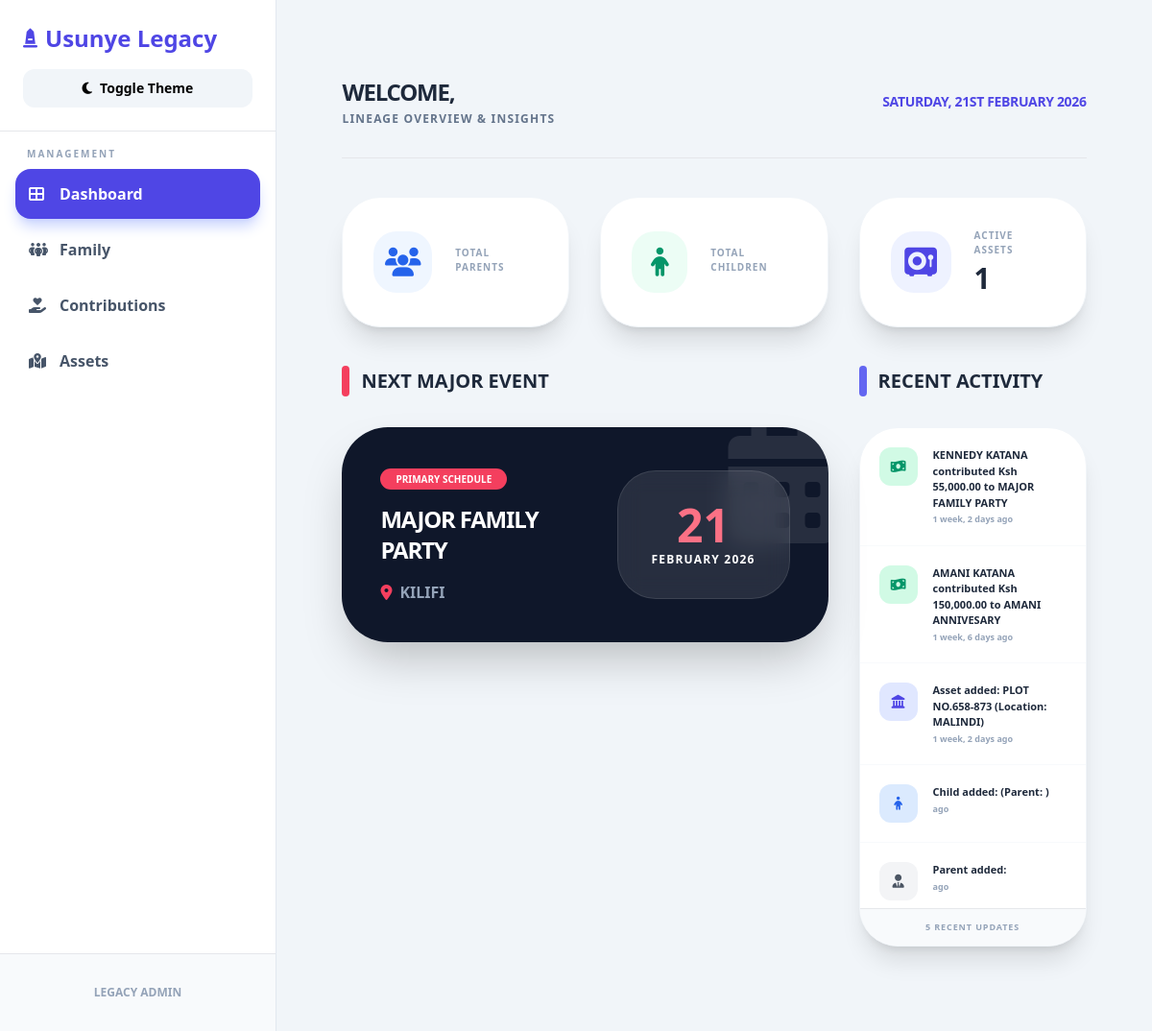
/dashboard/, run on the app's committed database.
### lineage/models.py (models this page shows, shortened)
class Event(models.Model):
    title = models.CharField(max_length=200)
    type = models.ForeignKey(EventType, on_delete=models.SET_NULL, null=True)
    family_name = models.CharField(max_length=200)
    location = models.CharField(max_length=200)
    date = models.DateField()
    goal_amount = models.DecimalField(max_digits=12, decimal_places=2)
    is_active = models.BooleanField(default=True)

class Contribution(models.Model):
    event = models.ForeignKey(Event, related_name='contributions', on_delete=models.CASCADE)
    family = models.ForeignKey(Family, related_name='contributions', on_delete=models.SET_NULL, null=True, blank=True)
    member_name = models.CharField(max_length=200)
    amount = models.DecimalField(max_digits=12, decimal_places=2)
    created_at = models.DateTimeField(auto_now_add=True)

class Asset(models.Model):
    title = models.CharField(max_length=200)
    category = models.ForeignKey(AssetCategory, on_delete=models.SET_NULL, null=True, blank=True, related_name='assets')
    valuation = models.DecimalField(max_digits=15, decimal_places=2)
    location = models.CharField(max_length=200, blank=True, null=True)
    size = models.CharField(max_length=100, blank=True, null=True)
    description = models.TextField(blank=True, null=True)
    created_at = models.DateTimeField(auto_now_add=True)

### lineage/views.py (the view)
# urls.py: path('dashboard/', views.dashboard, name='dashboard'),
def dashboard(request):
    total_assets = Asset.objects.count()
    upcoming_event = Event.objects.filter(date__gte=timezone.now()).order_by('date').first()
    recent_contribs = Contribution.objects.select_related('event').all().order_by('-created_at')
    recent_assets = Asset.objects.all().order_by('-created_at')
    combined_activities = []
    for c in recent_contribs:
        combined_activities.append({
            'type': 'contribution',
            'name': c.member_name,
            'amount': c.amount,
            'event_name': c.event.title if c.event else '',
            'asset_name': '',
            'location': '',
            'created_at': c.created_at,
        })
    for a in recent_assets:
        combined_activities.append({
            'type': 'asset',
            'name': '',
            'amount': None,
            'event_name': '',
            'asset_name': a.title,
            'location': a.location or 'Unknown',
            'created_at': a.created_at,
        })
        combined_activities.append({
            'type': 'child',
            'amount': None,
            'event_name': '',
            'asset_name': '',
        })
        combined_activities.append({
            'type': 'parent',
            'amount': None,
            'event_name': '',
            'asset_name': '',
            'location': '',
        })
    recent_activities = combined_activities[:5]
    context = {
        'total_assets': total_assets,
        'upcoming_event': upcoming_event,
        'recent_activities': recent_activities,
    }
    return render(request, 'lineage/dashboard.html', context)

### lineage/templates/lineage/dashboard.html (shortened to what this page needs)
{% extends 'lineage/base.html' %}
{% load humanize %}
{% block content %}
<div class="animate__animated animate__fadeIn space-y-10 max-w-[95%] mx-auto pb-10">
    <div class="flex flex-col md:flex-row md:items-center justify-between gap-4 border-b dark:border-slate-800 pb-8">
        <div>
            <h2 class="text-2xl font-black text-slate-800 dark:text-white tracking-tighter uppercase">
                Welcome,
            </h2>
            <p class="text-slate-500 dark:text-slate-400 font-bold uppercase text-xs tracking-widest mt-1">
                Lineage Overview & Insights
            </p>
        </div>
        <div class="text-right">
            <p class="text-indigo-600 dark:text-indigo-400 font-black text-sm uppercase tracking-tight">
                {% now "l, jS F Y" %}
            </p>
        </div>
    </div>
    <div class="grid grid-cols-1 md:grid-cols-2 lg:grid-cols-3 gap-8">
        <div class="bg-white dark:bg-slate-900 p-8 rounded-[2.5rem] border border-slate-100 dark:border-slate-800 shadow-xl flex items-center gap-6">
            <div class="w-16 h-16 bg-blue-50 dark:bg-blue-900/30 text-blue-600 rounded-3xl flex items-center justify-center text-3xl">
                <i class="fas fa-users"></i>
            </div>
            <div>
                <p class="text-[10px] font-black text-slate-400 uppercase tracking-widest mb-1">Total Parents</p>
            </div>
        </div>
        <div class="bg-white dark:bg-slate-900 p-8 rounded-[2.5rem] border border-slate-100 dark:border-slate-800 shadow-xl flex items-center gap-6">
            <div class="w-16 h-16 bg-emerald-50 dark:bg-emerald-900/30 text-emerald-600 rounded-3xl flex items-center justify-center text-3xl">
                <i class="fas fa-child"></i>
            </div>
            <div>
                <p class="text-[10px] font-black text-slate-400 uppercase tracking-widest mb-1">Total Children</p>
            </div>
        </div>
        <div class="bg-white dark:bg-slate-900 p-8 rounded-[2.5rem] border border-slate-100 dark:border-slate-800 shadow-xl flex items-center gap-6">
            <div class="w-16 h-16 bg-indigo-50 dark:bg-indigo-900/30 text-indigo-600 rounded-3xl flex items-center justify-center text-3xl">
                <i class="fas fa-vault"></i>
            </div>
            <div>
                <p class="text-[10px] font-black text-slate-400 uppercase tracking-widest mb-1">Active Assets</p>
                <h3 class="text-3xl font-black text-slate-800 dark:text-white">{{ total_assets }}</h3>
            </div>
        </div>
    </div>
    <div class="grid grid-cols-1 lg:grid-cols-3 gap-8">
        <div class="lg:col-span-2 space-y-8">
            <h4 class="text-xl font-black text-slate-800 dark:text-white uppercase flex items-center gap-3">
                <span class="w-2 h-8 bg-rose-500 rounded-full"></span> Next Major Event
            </h4>
            {% if upcoming_event %}
            <div class="relative group overflow-hidden bg-slate-900 rounded-[3rem] p-10 text-white shadow-2xl">
                <div class="absolute top-0 right-0 p-8 opacity-10 text-9xl transform translate-x-10 -translate-y-10 group-hover:scale-110 transition-transform">
                    <i class="fas fa-calendar-alt"></i>
                </div>
                <div class="relative z-10 flex flex-col md:flex-row justify-between items-center gap-8">
                    <div class="space-y-4">
                        <span class="px-4 py-1 bg-rose-500 text-[10px] font-black uppercase rounded-full">Primary Schedule</span>
                        <h3 class="text-2xl font-black tracking-tighter uppercase">{{ upcoming_event.title }}</h3>
                        <p class="text-slate-400 font-bold flex items-center gap-2">
                            <i class="fas fa-map-marker-alt text-rose-500"></i> {{ upcoming_event.location }}
                        </p>
                    </div>
                    <div class="bg-white/10 backdrop-blur-md rounded-[2.5rem] p-8 text-center min-w-[180px] border border-white/10">
                        <p class="text-rose-400 text-5xl font-black mb-1">{{ upcoming_event.date|date:"d" }}</p>
                        <p class="text-xs font-black uppercase tracking-widest">{{ upcoming_event.date|date:"F Y" }}</p>
                    </div>
                </div>
            </div>
            {% else %}
            <div class="bg-slate-100 dark:bg-slate-800/50 border-2 border-dashed border-slate-200 dark:border-slate-700 rounded-[3rem] p-20 text-center">
                <p class="text-slate-400 font-bold uppercase text-sm italic">No events currently scheduled.</p>
            </div>
            {% endif %}
        </div>
        <div class="space-y-8">
            <h4 class="text-xl font-black text-slate-800 dark:text-white uppercase flex items-center gap-3">
                <span class="w-2 h-8 bg-indigo-500 rounded-full"></span> Recent Activity
            </h4>
            <div class="bg-white dark:bg-slate-900 rounded-[2.5rem] border border-slate-100 dark:border-slate-800 shadow-xl overflow-hidden flex flex-col">
                <div id="activity-container" class="max-h-[500px] overflow-y-auto scroll-smooth">
                    <ul id="activity-list" class="divide-y divide-slate-50 dark:divide-slate-800">
                        {% for activity in recent_activities %}
                        <li class="p-5 flex items-start gap-4 activity-item"
                            data-type="{{ activity.type }}">
                            <div class="w-10 h-10 rounded-xl flex items-center justify-center text-sm
                                {% if activity.type == 'contribution' %} bg-emerald-100 text-emerald-600
                                {% elif activity.type == 'asset' %} bg-indigo-100 text-indigo-600
                                {% elif activity.type == 'child' %} bg-blue-100 text-blue-600
                                {% else %} bg-gray-100 text-gray-600 {% endif %}">
                                {% if activity.type == 'contribution' %}<i class="fas fa-money-bill-wave"></i>
                                {% elif activity.type == 'asset' %}<i class="fas fa-landmark"></i>
                                {% elif activity.type == 'child' %}<i class="fas fa-child"></i>
                                {% elif activity.type == 'parent' %}<i class="fas fa-user-tie"></i>
                                {% else %}<i class="fas fa-info"></i>{% endif %}
                            </div>
                            <div class="flex-1 text-[11px] font-bold">
                                <p class="text-slate-800 dark:text-slate-200">
                                    {% if activity.type == 'contribution' %}
                                        {{ activity.name }} contributed Ksh {{ activity.amount|intcomma }} to {{ activity.event_name }}
                                    {% elif activity.type == 'asset' %}
                                        Asset added: {{ activity.asset_name }} (Location: {{ activity.location }})
                                    {% elif activity.type == 'child' %}
                                        Child added: {{ activity.name }} (Parent: {{ activity.location }})
                                    {% elif activity.type == 'parent' %}
                                        Parent added: {{ activity.name }}
                                    {% endif %}
                                </p>
                                <p class="text-slate-400 text-[9px] mt-0.5">
                                    {{ activity.created_at|timesince }} ago
                                </p>
                            </div>
                        </li>
                        {% empty %}
                        <li class="p-10 text-center text-slate-400 text-xs font-bold uppercase italic">No recent updates.</li>
                        {% endfor %}
                    </ul>
                </div>
                <div class="bg-slate-50 dark:bg-slate-800/50 p-3 text-center border-t dark:border-slate-800">
                    <p class="text-[9px] font-black text-slate-400 uppercase tracking-widest">5 Recent Updates</p>
                </div>
            </div>
        </div>
    </div>
</div>
{% endblock %}

### lineage/templates/lineage/base.html (style rules this page uses)
html { scroll-behavior: smooth; }

### data on the page
Event: title "MAJOR FAMILY PARTY", location "KILIFI", date "21", date "FEBRUARY 2026", event_name "MAJOR FAMILY PARTY"
Contribution: name "KENNEDY KATANA", amount "55,000.00", created_at "1 week, 2 days"
Contribution: name "AMANI KATANA", amount "150,000.00", created_at "1 week, 6 days"
Event: event_name "AMANI ANNIVESARY"
Asset: asset_name "PLOT NO.658-873", location "MALINDI", created_at "1 week, 2 days"

### other printed values
{{ total_assets }} "1"
